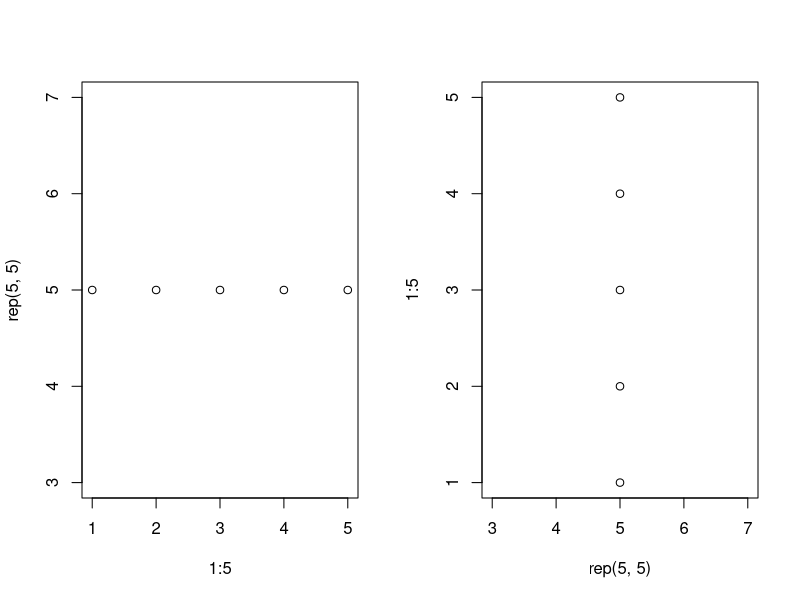
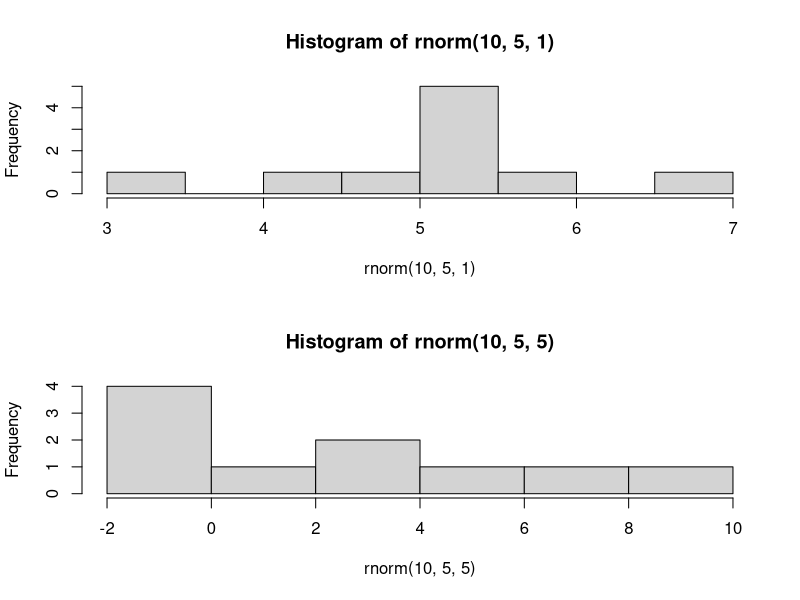
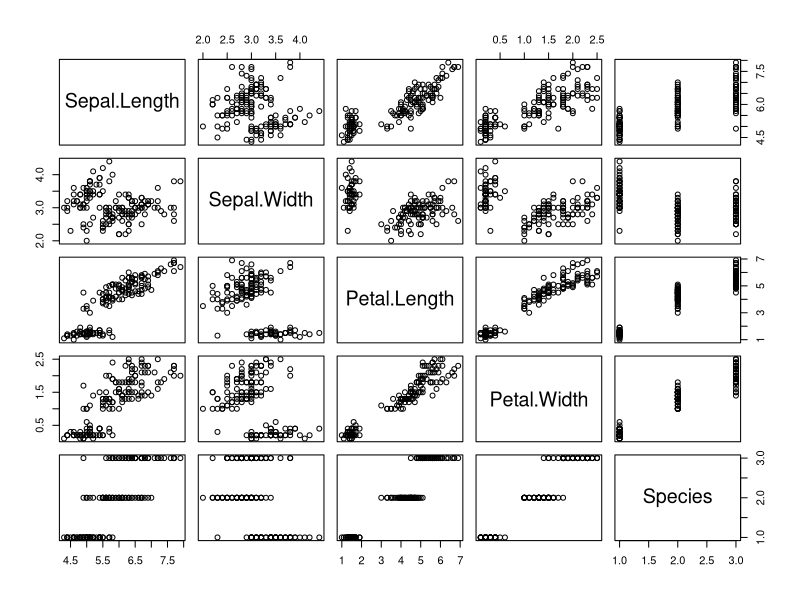

These charts were generated, in order, by the following R code:
## ---- chunk 1
par(mfrow = c(1,2))
plot(1:5, rep(5,5))
plot(rep(5,5), 1:5)
## ---- chunk 2
par(mfrow = c(2,1))
hist(rnorm(10,5,1))
hist(rnorm(10,5,5))
## ---- chunk 3
pairs(iris)
